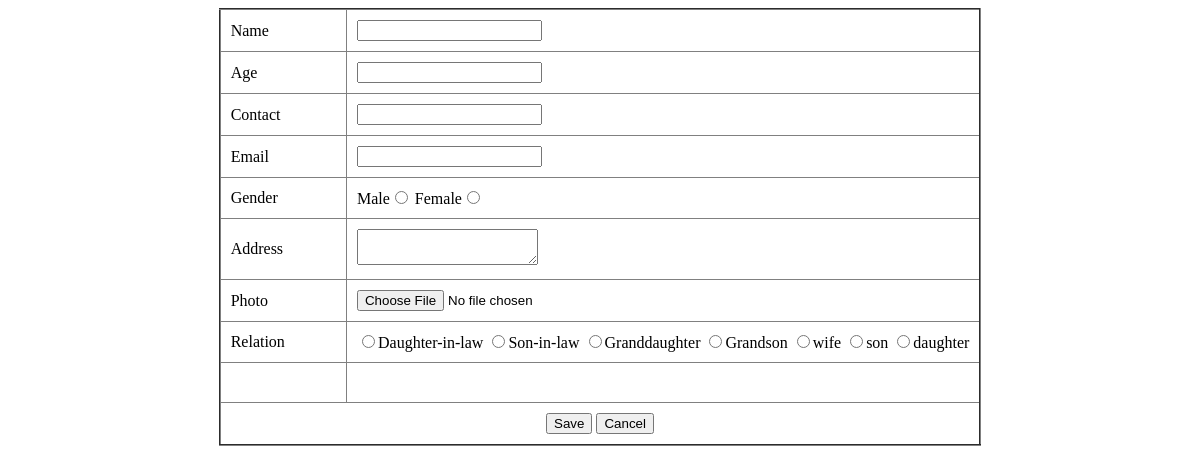
Page /Member/relatives/ (signed in) on the earlier database version.
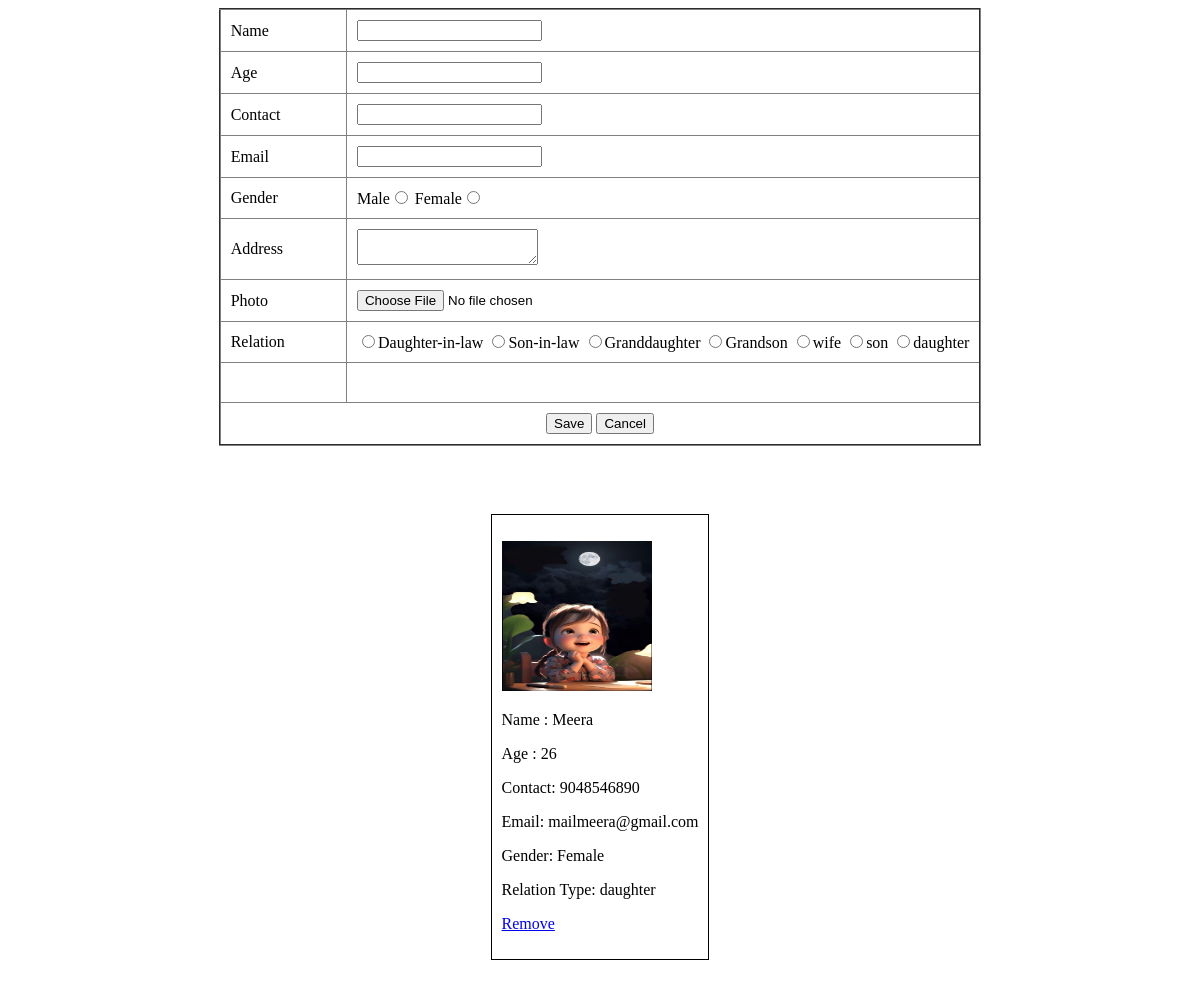
Same page on the later database version.
### Admin/models.py (models this page shows)
class tbl_relationtype(models.Model):
    relation_type=models.CharField(max_length=50)

### Member/models.py (models this page shows)
class tbl_relatives(models.Model):
    relative_name=models.CharField(max_length=50)
    age=models.IntegerField()
    password=models.CharField(max_length=50)
    contact=models.IntegerField()
    email=models.EmailField()
    gender=models.CharField(max_length=50)
    photo=models.FileField(upload_to="MemberDocs/")
    address=models.TextField()
    member_name=models.ForeignKey(tbl_memberadding,on_delete=models.CASCADE)
    relation_type=models.ForeignKey(tbl_relationtype,on_delete=models.CASCADE)
    refer_id=models.IntegerField()

### Member/views.py (the view)
# urls.py: path('relatives/',views.relatives,name="Relative"),
def relatives(request):
    relationtype=tbl_relationtype.objects.all()
    memid=tbl_memberadding.objects.get(id=request.session['mid'])
    datas=tbl_relatives.objects.filter(member_name=memid)
    if request.method=="POST" and request.FILES:
        relation=tbl_relationtype.objects.get(id=request.POST.get("relation"))
        tbl_relatives.objects.create(relative_name=request.POST.get("txt_name"),contact = request.POST.get("txt_contact"),
        email = request.POST.get("txt_email"),
        gender = request.POST.get("gender"),
        address = request.POST.get("txt_address"),
        password=request.POST.get("txt_name"),
        photo = request.FILES.get("photo"),
        age=request.POST.get('txt_age'),
        refer_id=request.POST.get('selr'),
        relation_type=relation,
        member_name=memid)
        return render(request,"Member/Relatives.html",{'relationtype':relationtype,'datas':datas})
    else:
        return render(request,"Member/Relatives.html",{'relationtype':relationtype,'datas':datas})

### Member/Templates/Member/Relatives.html (shortened to what this page needs)
<!DOCTYPE html>
<html lang="en">
<head>
</head>
<body>
    <form method="post" id="member" action="" data-relation-url="{%url 'Member:Ajaxrelation' %}" enctype="multipart/form-data">
    <table border="2" align="center" cellpadding="10" style="border-collapse: collapse;">
    <tr>
        <td>Name</td>
        <td><input type="text" name="txt_name" value="" required="" autocomplete="off" onchange="nameval(this)"></td>
    </tr>
    <tr>
        <td>Age</td>
        <td><input type="text" name="txt_age" value="" required="" autocomplete="off" pattern="[0-9]{1,3}"></td>
    </tr>
    <tr>
        <td>Contact</td>
        <td><input type="text" name="txt_contact" value="" required="" autocomplete="off" onchange="checknum(this)"></td>
    </tr>
    <tr>
        <td>Email</td>
        <td><input type="email" name="txt_email" value="" required="" autocomplete="off" onchange="emailval(this)"></td>
    </tr>
    <tr>
        <td>Gender</td>
       <td>Male<input type="radio" name="gender" value="Male">
       Female<input type="radio" name="gender" value="Female" ></td>
    </tr>
    <tr>
      <td>Address</td>
      <td><textarea name="txt_address" value="" required="" autocomplete="off"></textarea></td>
  </tr>
    <tr>
        <td>Photo</td>
        <td><input type="file" name="photo" value="" required=""></td>
    </tr>
    <tr>
        <td>Relation</td>
       <td>
       {% for i in relationtype %}
       <input type="radio" name="relation" value="{{i.id}}" class="relation">{{i.relation_type}}
       {% endfor %}
    </td>
    </tr>
    <tr>
         <td colspan="2" align="center">
        <input type="submit" name="save" value="Save">
        <input type="reset" name="cancel" value="Cancel">
        </td>
    </tr>
</table>
<br><br>
<table align="center" cellpadding="10">
    <tr>
        {% for i in datas %}
        <td>
            <div style="border:1px solid black;margin:20px;padding:10px">
            <p><img src="{{i.photo.url}}" width="150" height="150"></p>
              <p>Name : {{i.relative_name}}</p>
               <p>Age : {{i.age}}</p>
               <p>Contact: {{i.contact}}</p>
               <p>Email: {{i.email}}</p>
               <p>Gender: {{i.gender}}</p>
               <p>Relation Type: {{i.relation_type.relation_type}}</p>
               <p><a href="{% url 'Member:deleterelative' i.id %}">Remove</a></p>
                   </div>
</td>
    {% endfor %}
    </table>
</form>
</body>
</html>

Differences in the rows shown:
added tbl_relatives: photo (picture), relative_name "Meera", age "26", contact "9048546890", email "mailmeera@gmail.com", gender "Female", relation_type.relation_type "daughter"
